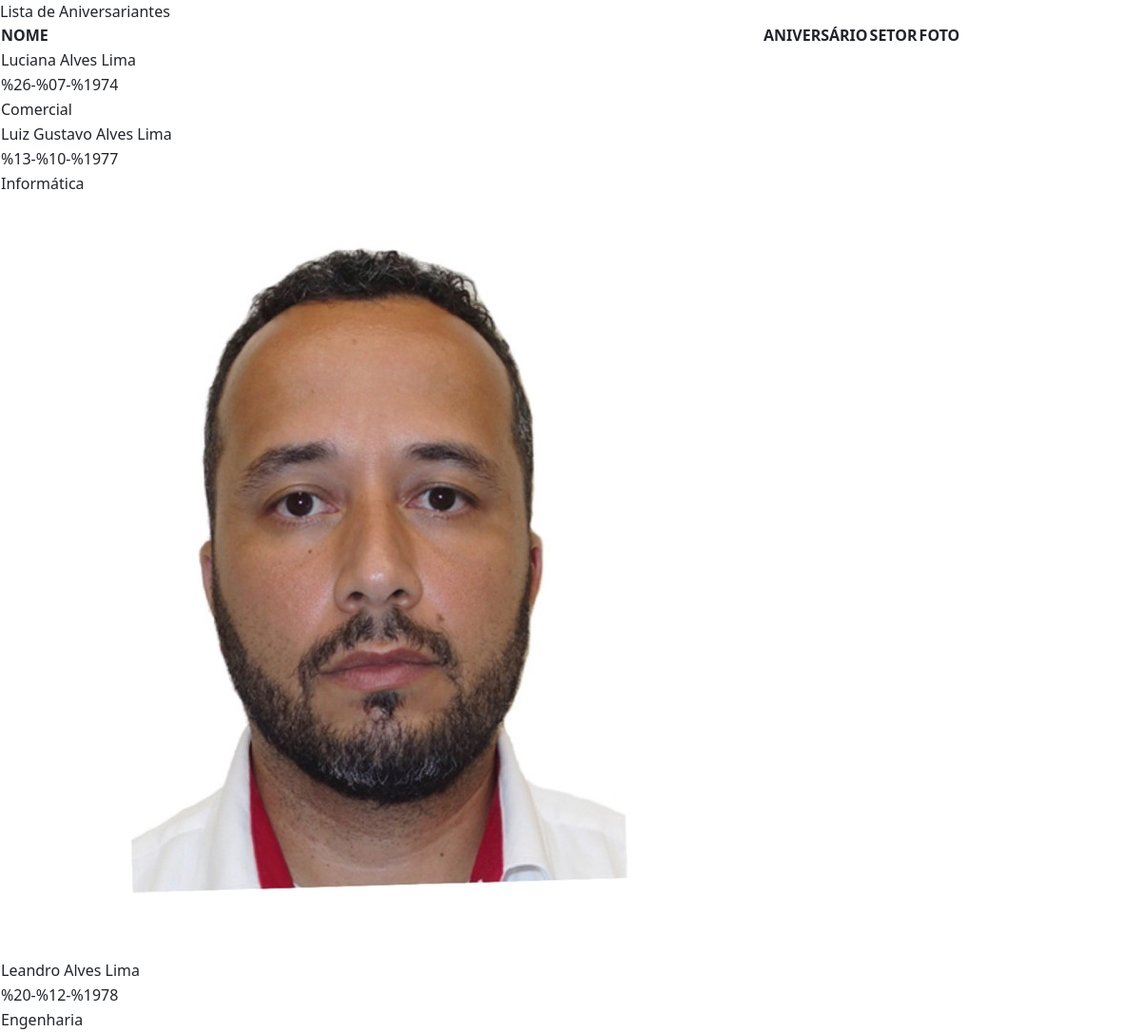
Before: /aniversario/ with the older database file.
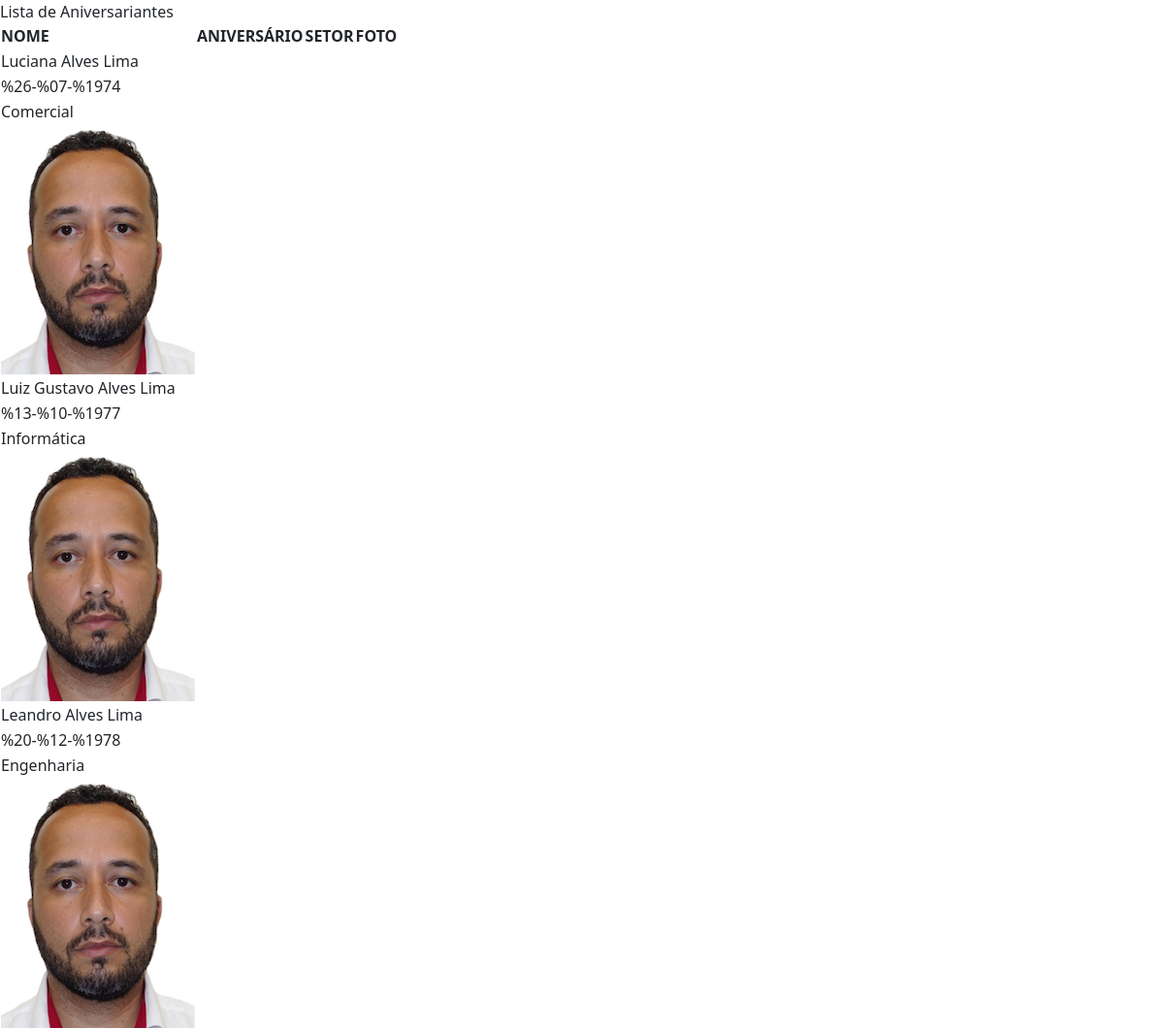
After: the same page with the newer database file.
### aniversario/models.py (models this page shows, shortened)
class Aniversariante(models.Model):
    STATUS_CHOICES = (
        ('ativo', 'Ativo'),
        ('inativo', 'Inativo'),
    )
    LOCAL_CHOICES = (
        ('bh', 'Belo Horizonte'),
        ('op', 'Ouro Preto'),
        ('ip', 'Ipatinga'),
        ('mc', 'Montes Claros'),
        ('jf', 'Juiz de Fora'),
        ('vg', 'Varginha'),
    )
    nome = models.CharField(max_length=255, null=True)
    setor = models.CharField(max_length=20, null=True)
    datanascimento = models.DateField(blank=True, null=True)
    status = models.CharField(max_length=7,
                              choices=STATUS_CHOICES,
                              default='ativo')
    foto = models.ImageField(upload_to='nome/%d/%m/%Y/', blank=True)
    local = models.CharField(max_length=2,
                             choices=LOCAL_CHOICES,
                             default='bh')
    objects = models.Manager()
    ativo = AtivoManager()
    class Meta:
        ordering = ('datanascimento',)

### aniversario/views.py (the view)
# urls.py: path('', views.ListaAniversariante, name='ListaAniversariante'),
def ListaAniversariante(request):
    aniversariantes = Aniversariante.objects.all()
    return render(request,
                  'aniversario/lista.html', {'aniversariantes': aniversariantes})

### aniversario/templates/aniversario/lista.html (shortened to what this page needs)
{% include "base.html" %}
{% load static %}
{% block content %}
<table>
    <thead>
        <tr>
            <th>NOME</th>
            <th>ANIVERSÁRIO</th>
            <th>SETOR</th>
            <th>FOTO</th>
        </tr>
    </thead>
    {% for aniversariante in aniversariantes %}
    <tbody>
        <tr>
            <td>{{ aniversariante.nome }}</td>
        </tr>
        <tr>
            <td>{{ aniversariante.datanascimento }}</td>
        </tr>
        <tr>
            <td>{{ aniversariante.setor }}</td>
        </tr>
        <tr>
            {% if aniversariante.foto %}
                <td><img src="{{ aniversariante.foto.url }}" alt="" /></td>
            {% endif %}
        </tr>
    </tbody>
    {% endfor %}
</table>
{% endblock %}

### aniversario/templates/base.html (shortened to what this page needs)
{% load static %}
<!DOCTYPE html>
<html>
<head>
    <link href="{% static 'css/bootstrap.css' %}?version=6" type='text/css' rel="stylesheet" />
</head>
<body>
</body>
</html>

Changed rows visible on the page:
changed Aniversariante "Luciana Alves Lima": foto: picture added
changed Aniversariante "Luiz Gustavo Alves Lima": foto: a different picture
changed Aniversariante "Leandro Alves Lima": foto: picture added
